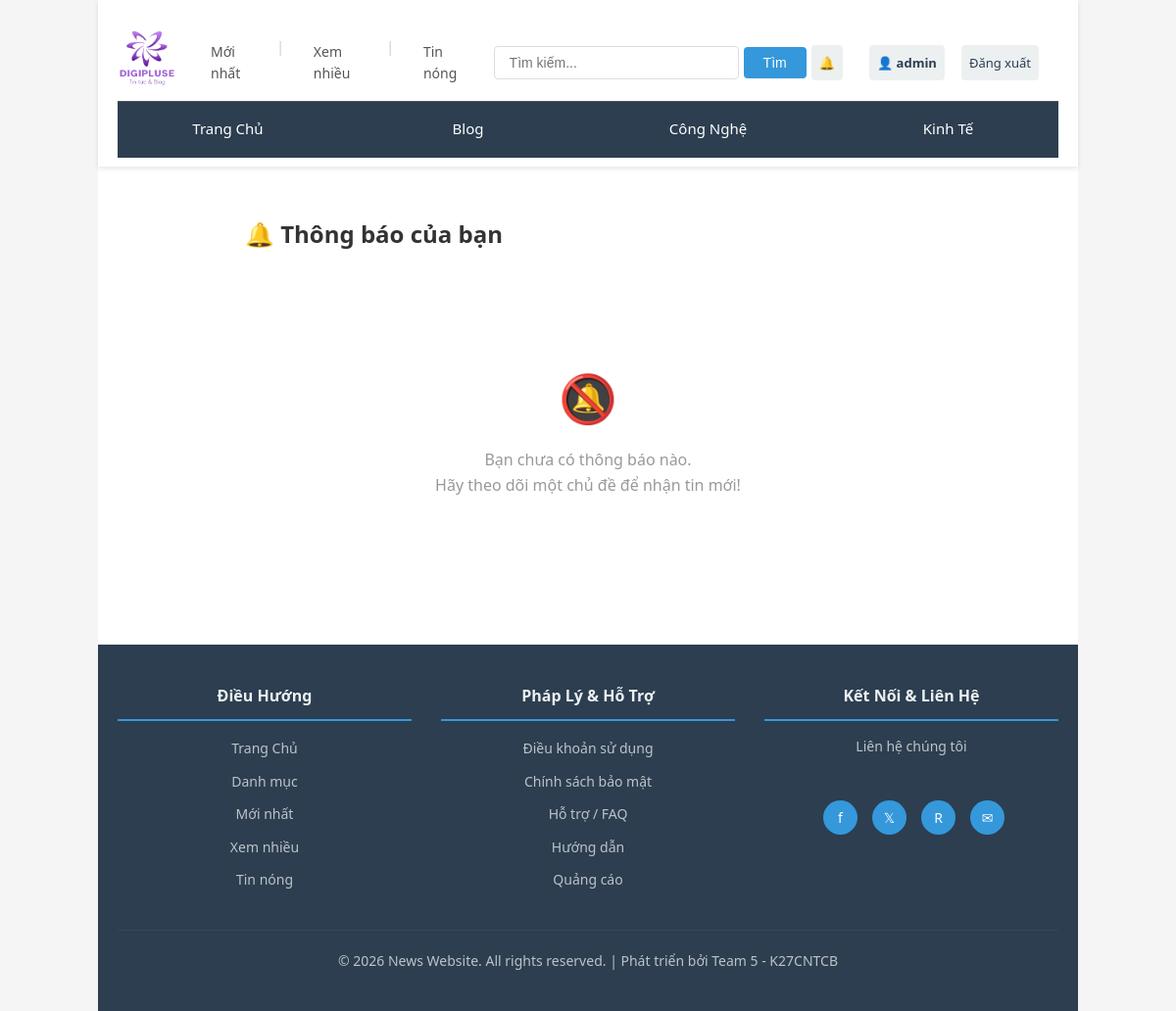
/thong-bao/ (signed in), run on the app's committed database.
### Webtintuc/models.py (models this page shows, shortened)
class Category(models.Model):
    CATEGORY_TYPES = (
        ('news', 'Tin Tức'),
        ('blog', 'Blog'),
    )
    name = models.CharField(max_length=100, unique=True)
    slug = models.SlugField(unique=True)
    description = models.TextField(blank=True, null=True)
    category_type = models.CharField(max_length=20, choices=CATEGORY_TYPES, default='news')
    created_at = models.DateTimeField(auto_now_add=True, null=True, blank=True)
    class Meta:
        verbose_name_plural = "Categories"
        ordering = ['name']

### Webtintuc/views.py (the view)
# urls.py: path('thong-bao/', views.notifications, name='notifications'),
@login_required(login_url='webtintuc:login')
def notifications(request):
    notifs = Notification.objects.filter(user=request.user).order_by('-created_at')[:50]
    Notification.objects.filter(user=request.user, is_read=False).update(is_read=True)
    return render(request, 'notifications.html', {**get_base_context(request), 'notifications': notifs})

### Webtintuc/views.py (called while the page is built)
def get_base_context(request=None):
    ctx = {'categories': Category.objects.filter(category_type='news')}
    if request and request.user.is_authenticated:
        ctx['unread_count'] = Notification.objects.filter(user=request.user, is_read=False).count()
    return ctx

### Webtintuc/templates/notifications.html (shortened to what this page needs)
{% extends "base.html" %}
{% block content %}
<div class="container" style="max-width:700px;margin:30px auto;">
  <h2 style="margin-bottom:20px;">🔔 Thông báo của bạn</h2>
  {% if notifications %}
    {% for n in notifications %}
    <div class="notif-item {% if not n.is_read %}notif-unread{% endif %}">
      <div class="notif-msg">
        {% if n.post %}
          <a href="{% url 'webtintuc:post_detail' n.post.slug %}">{{ n.message }}</a>
        {% else %}
          {{ n.message }}
        {% endif %}
      </div>
      <div class="notif-time">{{ n.created_at|date:"d/m/Y H:i" }}</div>
    </div>
    {% endfor %}
  {% else %}
    <div style="text-align:center;padding:60px 0;color:#999;">
      <div style="font-size:48px;margin-bottom:12px;">🔕</div>
      <p>Bạn chưa có thông báo nào.<br>Hãy theo dõi một chủ đề để nhận tin mới!</p>
    </div>
  {% endif %}
</div>
{% endblock %}

### Webtintuc/templates/base.html (shortened to what this page needs)
{% load static %}
<!DOCTYPE html>
<html lang="vi">
<head>
    <link rel="stylesheet" href="{% static 'css/style.css' %}">
</head>
<body>
    <div class="wrapper">
        <header>
            <div class="header-top">
                <a href="{% url 'webtintuc:index' %}" class="logo">
                    <img src="{% static 'images/logo.jpg' %}" alt="Logo" style="width: 100px; margin-left: -40px">
                </a>
                <div class="header-info">
                    <a href="{% url 'webtintuc:index' %}">Mới nhất</a>
                    <span class="separator">|</span>
                    <a href="{% url 'webtintuc:index' %}">Xem nhiều</a>
                    <span class="separator">|</span>
                    <a href="{% url 'webtintuc:index' %}">Tin nóng</a>
                </div>
                <form class="search-box" action="{% url 'webtintuc:search' %}" method="GET">
                    <input type="text" name="q" placeholder="Tìm kiếm..." value="{{ query }}">
                    <button type="submit">Tìm</button>
                </form>
                <div class="user-menu">
                    {% if user.is_authenticated %}
                        <a href="{% url 'webtintuc:notifications' %}" class="notif-bell" id="notifBell" title="Thông báo">
                            🔔
                        </a>
                        <a href="{% url 'webtintuc:user_profile' user.username %}" class="user-greeting">
                            👤 {{ user.username }}
                        </a>
                        <a href="{% url 'webtintuc:logout' %}">Đăng xuất</a>
                    {% else %}
                        <a href="{% url 'webtintuc:login' %}">Đăng nhập</a>
                        <a href="{% url 'webtintuc:register' %}">Đăng ký</a>
                    {% endif %}
                </div>
            </div>
            <nav class="navbar">
                <a href="{% url 'webtintuc:index' %}" class="nav-item">Trang Chủ</a>
                {% for category in categories %}
                    <a href="{% url 'webtintuc:category' category.slug %}" class="nav-item">
                        {{ category.name }}
                    </a>
                {% endfor %}
            </nav>
        </header>
        <main>
            {% block content %}{% endblock %}
        </main>
        <footer>
            <div class="footer-content">
                <div class="footer-section">
                    <h4>Điều Hướng</h4>
                    <ul>
                        <li><a href="{% url 'webtintuc:index' %}">Trang Chủ</a></li>
                        <li><a href="#">Danh mục</a></li>
                        <li><a href="#">Mới nhất</a></li>
                        <li><a href="#">Xem nhiều</a></li>
                        <li><a href="#">Tin nóng</a></li>
                    </ul>
                </div>
                <div class="footer-section">
                    <h4>Pháp Lý & Hỗ Trợ</h4>
                    <ul>
                        <li><a href="{% url 'webtintuc:chinh_sach' %}">Điều khoản sử dụng</a></li>
                        <li><a href="{% url 'webtintuc:chinh_sach' %}">Chính sách bảo mật</a></li>
                        <li><a href="{% url 'webtintuc:faq' %}">Hỗ trợ / FAQ</a></li>
                        <li><a href="{% url 'webtintuc:huong_dan' %}">Hướng dẫn</a></li>
                        <li><a href="{% url 'webtintuc:quang_cao' %}">Quảng cáo</a></li>
                    </ul>
                </div>
                <div class="footer-section">
                    <h4>Kết Nối & Liên Hệ</h4>
                    <ul>
                        <li><p style="color: #bdc3c7; font-size: 14px;">Liên hệ chúng tôi</p></li>
                        <br>
                    </ul>
                    <div class="social-links">
                        <a href="#" title="Facebook">f</a>
                        <a href="#" title="Twitter">𝕏</a>
                        <a href="#" title="Reddit">R</a>
                        <a href="#" title="Email">✉</a>
                    </div>
                </div>
            </div>
            <div class="footer-bottom">
                <p>&copy; 2026 News Website. All rights reserved. | Phát triển bởi Team 5 - K27CNTCB</p>
            </div>
        </footer>
    </div>
</body>
</html>

### Webtintuc/static/css/style.css (style rules this page uses)
* { margin: 0; padding: 0; box-sizing: border-box; }
body { font-family: Arial, sans-serif; line-height: 1.6; color: #333; background-color: #f5f5f5; }
.wrapper { max-width: 1000px; margin: 0 auto; background: white; }
header { background: #333; color: white; padding: 20px; box-shadow: 0 2px 5px rgba(0,0,0,0.1); }
.header-top { display: flex; justify-content: space-between; align-items: center; margin-bottom: 15px; }
.logo { font-size: 24px; font-weight: bold; color: white; text-decoration: none; }
.search-box { display: flex; gap: 5px; }
.search-box input { padding: 8px 12px; border: none; border-radius: 3px; width: 250px; }
.search-box button { padding: 8px 15px; background: #555; color: white; border: none; border-radius: 3px; cursor: pointer; }
.navbar { display: flex; gap: 20px; border-top: 1px solid #555; padding-top: 15px; }
.nav-item { color: white; text-decoration: none; padding: 5px 10px; transition: background 0.3s; }
main { padding: 30px 20px; min-height: 400px; }
.container { display: flex; flex-direction: column; gap: 30px; }
footer { background: #333; color: white; text-align: center; padding: 20px; margin-top: 30px; }
footer p { margin: 0; }
footer a { color: #aaa; text-decoration: none; }

### Webtintuc/templates/base.html (style rules this page uses)
* { margin: 0; padding: 0; box-sizing: border-box; }
body { font-family: 'Segoe UI', Tahoma, Geneva, Verdana, sans-serif; line-height: 1.6; color: #333; background-color: #f5f5f5; }
.wrapper { display: flex; flex-direction: column; min-height: 100vh; }
header { background-color: #fff; box-shadow: 0 2px 5px rgba(0,0,0,0.1); position: sticky; top: 0; z-index: 100; height: 170px; }
.header-top { display: flex; justify-content: space-between; align-items: center; padding: 15px 20px; max-width: 1200px; margin: 0 auto; width: 100%; gap: 5px; margin-top: -15px }
.logo { font-size: 24px; font-weight: bold; color: #2c3e50; text-decoration: none; white-space: nowrap; }
.header-info { display: flex; gap: 20px; flex: 1; justify-content: center; font-size: 14px; }
.header-info a { text-decoration: none; color: #555; padding: 5px 10px; transition: color 0.3s; }
.header-info .separator { color: #ccc; }
.search-box { display: flex; margin-left: 20px; align-items: center; }
.search-box input { padding: 8px 15px; border: 1px solid #ddd; border-radius: 4px; width: 250px; font-size: 14px; }
.search-box button { padding: 8px 20px; background-color: #3498db; color: white; border: none; border-radius: 4px; cursor: pointer; font-size: 14px; transition: background-color 0.3s; }
.user-menu { display: flex; align-items: center; gap: 17px; white-space: nowrap; }
.user-greeting { margin-left: 10px; color: #27ae60; font-weight: bold; font-size: 14px; }
.notif-bell { position: relative; font-size: 18px; text-decoration: none; padding: 4px 8px; }
.user-menu a { padding: 8px; background-color: #ecf0f1; color: #2c3e50; text-decoration: none; border-radius: 4px; font-size: 13px; transition: all 0.3s; }
.navbar { display: flex; background-color: #2c3e50; padding: 0; max-width: 1200px; margin: 0 auto; width: 100%; margin-top: -20px; font-size: 15px }
.nav-item { flex: 1; text-align: center; padding: 15px 10px; color: white; text-decoration: none; transition: all 0.3s; border-bottom: 3px solid transparent; }
main { flex: 1; max-width: 1200px; margin: 20px auto; width: 100%; padding: 0 20px; }
footer { background-color: #2c3e50; color: white; padding: 40px 20px; margin-top: 40px; }
.footer-content { max-width: 1200px; margin: 0 auto; display: grid; grid-template-columns: 1fr 1fr 1fr; gap: 30px; margin-bottom: 30px; }
.footer-section h4 { font-size: 16px; margin-bottom: 15px; color: #ecf0f1; border-bottom: 2px solid #3498db; padding-bottom: 10px; }
.footer-section ul { list-style: none; }
.footer-section li { margin: 8px 0; }
.footer-section a { color: #bdc3c7; text-decoration: none; font-size: 14px; transition: color 0.3s; }
.footer-bottom { border-top: 1px solid #34495e; padding-top: 20px; text-align: center; font-size: 14px; color: #bdc3c7; }
.social-links { display: flex; gap: 15px; margin-top: 10px; margin-left: 60px; }
.social-links a { display: inline-block; width: 35px; height: 35px; background-color: #3498db; color: white; text-align: center; line-height: 35px; border-radius: 50%; text-decoration: none; transition: background-color 0.3s; }

### data on the page
Category: name "Blog"
Category: name "Công Nghệ"
Category: name "Kinh Tế"

### other printed values
{{ user.username }} "admin"
